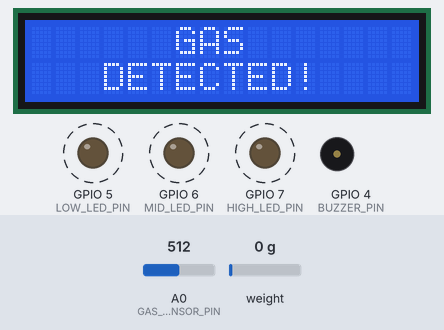
The sketch below on a simulated ESP8266 (NodeMCU). On the bench: 16×2 character LCD, output pins drawn as LEDs (lit = HIGH), buzzer (waves = sounding, pin HIGH). Dashed ring = blinking. The test bench sets the inputs (shaded band); at power-on: A0 (GAS_SENSOR_PIN) = 512, weight on the scale 0 g. EEPROM starts erased; what the sketch prints to the serial monitor is not drawn.

Above: at 3.7 s.
3.8 s: A0 (GAS_SENSOR_PIN) set to 106
6.5 s: A0 (GAS_SENSOR_PIN) set to 93
At 7.7 s:
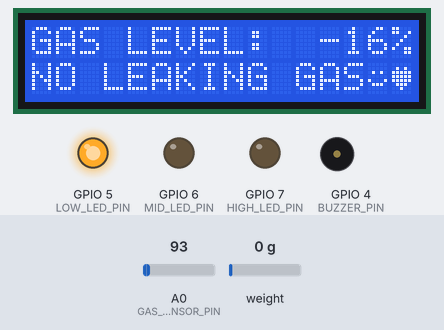
9.2 s: A0 (GAS_SENSOR_PIN) set to 110
At 10.5 s:
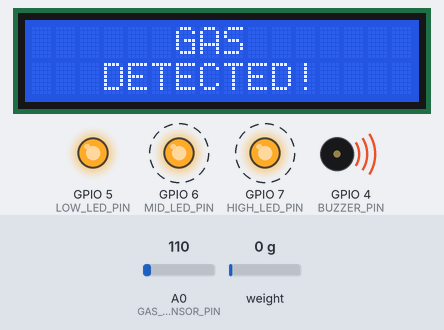
15.1 s: A0 (GAS_SENSOR_PIN) set to 90
At 16.8 s:
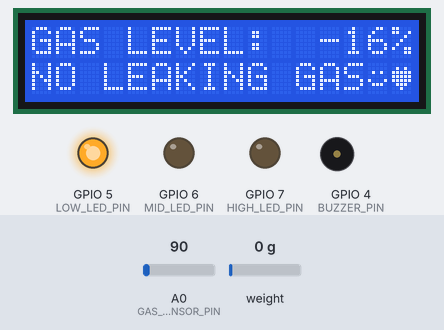
17.8 s: weight on the scale set to 17 g
At 18.2 s:
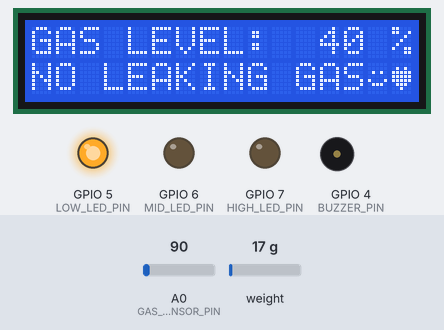
20.5 s: weight on the scale set to 22 g
At 22.0 s:
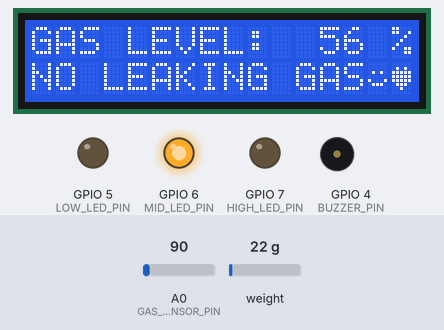
Timing chart, 0 to 23.5 s (numbered marks = the images above; inputs shaded):
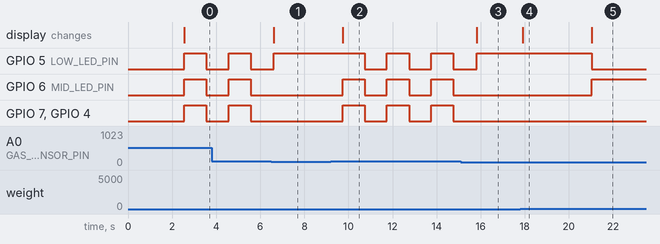

The sketch:

PartialSystem.ino
```cpp
/* LIBRARIES */
#include <LiquidCrystal_I2C.h>
#include <HX711_ADC.h>
#if defined(ESP8266)|| defined(ESP32) || defined(AVR)
#include <EEPROM.h>
#endif

/* PIN CONFIGURATION */
#define LOAD_CELL_DOUT_PIN 2
#define LOAD_CELL_SCK_PIN 3
#define BUZZER_PIN 4
#define LOW_LED_PIN 5
#define MID_LED_PIN 6
#define HIGH_LED_PIN 7
#define GAS_SENSOR_PIN A0
/* LCD PINS */
/* SDA -> A4 */
/* SCL -> A5 */

/* CONSTANTS */
const int GAS_ATMOSPHERE_THRESHOLD = 100;
const float LOW_WEIGHT_THRESHOLD = 0.1; // 10%
const float MID_WEIGHT_THRESHOLD = 0.5; // 50%
const float HIGH_WEIGHT_THRESHOLD = 0.8; // 80%
const int GAS_CONTAINER_WEIGHT = 5;
const int GAS_FULL_CAPACITY = 30;

float raw_gas_weight = 0;
float computed_gas_weight = 0;
int gas_level = 0;
int gas_atmosphere = 0;

// LCD OBJECT
LiquidCrystal_I2C lcd(0x27, 16, 2);

byte smile[] = { 0x00, 0x00, 0x0A, 0x00, 0x11, 0x0E, 0x00, 0x00 };
byte heart[] = { 0x00, 0x0A, 0x1F, 0x1F, 0x1F, 0x0E, 0x04, 0x00 };

// LOAD CELL VARIABLES
HX711_ADC LoadCell(LOAD_CELL_DOUT_PIN, LOAD_CELL_SCK_PIN);
const int calVal_eepromAdress = 0;
unsigned long t = 0;

void setup() {
    Serial.begin(9600);

    pinMode(BUZZER_PIN, OUTPUT);
    pinMode(LOW_LED_PIN, OUTPUT);
    pinMode(MID_LED_PIN, OUTPUT);
    pinMode(HIGH_LED_PIN, OUTPUT);

    pinMode(GAS_SENSOR_PIN, INPUT);

    // LCD Initialization
    lcd.init();
    lcd.begin(16, 2);
    lcd.backlight();
    // creates the emojis
    lcd.createChar(1, smile);
    lcd.createChar(2, heart);

    initializeLoadCell();
}

void loop() {
    // read gas sensor
    gas_atmosphere = analogRead(GAS_SENSOR_PIN);

    Serial.print("Gas Atmosphere: ");
    Serial.println(gas_atmosphere);

    // if gas detected
    if (gas_atmosphere > GAS_ATMOSPHERE_THRESHOLD) {
        // alarms every actuators if gas is detected
        alarmGasDetected();
        return; // restricts continuing the actions below
    }

    // else if gas is not detected
    // read weight
    readWeight();

    // compute gas level
    computeGasLevel();

    Serial.print("Computed Gas Weight: ");
    Serial.println(computed_gas_weight);

    // show weight on LCD
    lcd.clear();
    lcd.setCursor(0,0);
    lcd.print("GAS LEVEL: ");
    int gasLevelToPrint = computed_gas_weight * 100;
    lcd.setCursor(12,0);
    lcd.print(gasLevelToPrint);
    lcd.setCursor(15,0);
    lcd.print("%");
    lcd.setCursor(0,1);
    lcd.print("NO LEAKING GAS");
    lcd.setCursor(14,1);
    lcd.write(1);
    lcd.write(2);

    // turn off all LED before lighting base on gas level to avoid conflicts
    turnOffAllLED();

    // light up corresponding LED base on gas level
    if (gas_level == 1) digitalWrite(LOW_LED_PIN, HIGH);
    if (gas_level == 2) digitalWrite(MID_LED_PIN, HIGH);
    if (gas_level == 3) digitalWrite(HIGH_LED_PIN, HIGH);

    delay(1000);
}

void computeGasLevel() {
    // computes the remaining gas percentage
    computed_gas_weight = (raw_gas_weight - GAS_CONTAINER_WEIGHT) / GAS_FULL_CAPACITY;

    if (computed_gas_weight >= HIGH_WEIGHT_THRESHOLD) gas_level = 3;
    if (computed_gas_weight < HIGH_WEIGHT_THRESHOLD && computed_gas_weight > LOW_WEIGHT_THRESHOLD) gas_level = 2;
    if (computed_gas_weight < MID_WEIGHT_THRESHOLD) gas_level = 1;
}

void alarmGasDetected() {
    // update LCD
    lcd.clear();
    lcd.setCursor(6,0);
    lcd.print("GAS");
    lcd.setCursor(3,1);
    lcd.print("DETECTED!");

    // alarm buzzer
    digitalWrite(BUZZER_PIN, HIGH);
    // light up all LED
    digitalWrite(LOW_LED_PIN, HIGH);
    digitalWrite(MID_LED_PIN, HIGH);
    digitalWrite(HIGH_LED_PIN, HIGH);
    delay(1000);

    // turns off alarm after an interval of 2 seconds
    // buzzer off
    digitalWrite(BUZZER_PIN, LOW);
    // lights off all LED
    turnOffAllLED();
    delay(1000);
}

void turnOffAllLED() {
    digitalWrite(LOW_LED_PIN, LOW);
    digitalWrite(MID_LED_PIN, LOW);
    digitalWrite(HIGH_LED_PIN, LOW);
}

void initializeLoadCell() {
    LoadCell.begin();
    LoadCell.setReverseOutput(); //uncomment to turn a negative output value to positive
    float calibrationValue; // calibration value (see example file "Calibration.ino")
    calibrationValue = 696.0; // uncomment this if you want to set the calibration value in the sketch

    EEPROM.get(calVal_eepromAdress, calibrationValue); // uncomment this if you want to fetch the calibration value from eeprom

    unsigned long stabilizingtime = 2000; // preciscion right after power-up can be improved by adding a few seconds of stabilizing time
    boolean _tare = true; //set this to false if you don't want tare to be performed in the next step
    LoadCell.start(stabilizingtime, _tare);
    if (LoadCell.getTareTimeoutFlag()) {
        Serial.println("Timeout, check MCU>HX711 wiring and pin designations");
        while (1);
    }
    else {
        LoadCell.setCalFactor(calibrationValue); // set calibration value (float)
        Serial.println("Startup is complete");
    }
}

void readWeight() {
    static boolean newDataReady = 0;
    const int serialPrintInterval = 0; //increase value to slow down serial print activity

    // check for new data/start next conversion:
    if (LoadCell.update()) newDataReady = true;

    // get smoothed value from the dataset:
    if (newDataReady) {
        if (millis() > t + serialPrintInterval) {
            float i = LoadCell.getData();
            Serial.print("Load_cell output val: ");
            Serial.println(i);
            raw_gas_weight = i;

            newDataReady = 0;
            t = millis();
        }
    }
}
```

Measured:
- the behaviour switches between 101 and 100 on A0 (GAS_SENSOR_PIN) (found by bisection; images 0 and 1)
- the behaviour switches between 19 and 20 g on weight on the scale (found by bisection; images 4 and 5)
- after the input at 6.5 s, GPIO 5 (LOW_LED_PIN): goes on until 6.6 s, then stays HIGH; GPIO 6 (MID_LED_PIN), GPIO 7 (HIGH_LED_PIN), GPIO 4 (BUZZER_PIN): stays LOW (without the input it goes to HIGH after 0.09 s); the display: changes after 0.12 s (image 1)
- after the input at 9.2 s, GPIO 5 (LOW_LED_PIN): alternates HIGH for 1.0 s and LOW for 1.0 s, starting after 1.5 s; GPIO 6 (MID_LED_PIN), GPIO 7 (HIGH_LED_PIN), GPIO 4 (BUZZER_PIN): alternates HIGH for 1.0 s and LOW for 1.0 s, starting after 0.53 s; the display: changes after 0.53 s (image 2)
- after the input at 15.1 s, GPIO 5 (LOW_LED_PIN): goes on until 15.8 s, then stays HIGH; GPIO 6 (MID_LED_PIN), GPIO 7 (HIGH_LED_PIN), GPIO 4 (BUZZER_PIN): stays LOW (without the input it goes to HIGH after 0.68 s); the display: changes after 0.71 s (image 3)
- after the input at 17.8 s, the display: changes after 0.11 s (image 4)
- after the input at 20.5 s, GPIO 5 (LOW_LED_PIN): HIGH → LOW after 0.55 s; GPIO 6 (MID_LED_PIN): LOW → HIGH after 0.55 s; the display: changes after 0.55 s (image 5)
